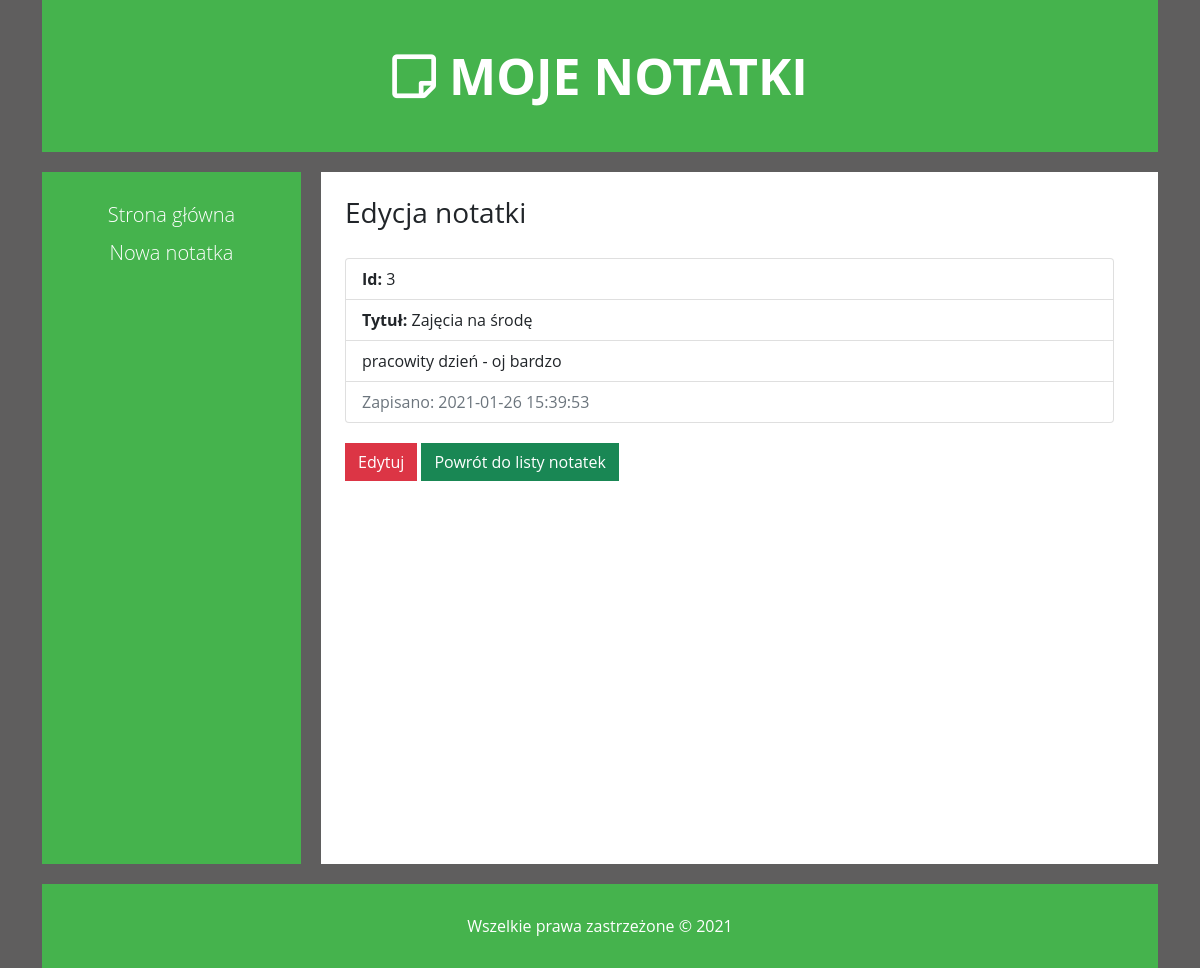
The page /?action=show&id=3 on the database its author committed.
### tables this page shows
CREATE TABLE `notes` (
  `id` int(11) NOT NULL,
  `title` varchar(150) NOT NULL,
  `description` text NOT NULL,
  `created` datetime NOT NULL
);

### src/View.php (called while the page is built, shortened)
<?php
class View
{
    public function render(string $page, array $params = []): void
    {
        $params = $this->escape($params);
        require_once("templates/layout.php");
    }
    private function escape(array $params): array
    {
        $clearParams = [];
        foreach ($params as $key => $param) {
            switch (true) {
                case is_array($param):
                    $clearParams[$key] = $this->escape($param);
                    break;
                case $param:
                    $clearParams[$key] = htmlentities($param);
                    break;
            }
        }
    return $clearParams;
    }
}

### src/Controller/NoteController.php (called while the page is built, shortened)
<?php
class NoteController extends AbstractController
{
    public function showAction(): void
    {
        $this->view->render(
        'show',
        ['note' => $this->getNote()]
        );
    }
    final private function getNote(): array
    {
        $noteId = (int) $this->request->getParam('id');
        return $this->noteModel->get($noteId);
    }
}

### src/Controller/AbstractController.php (called while the page is built, shortened)
<?php
abstract class AbstractController
{
    protected Request $request;
    protected View $view;
    public function __construct(Request $request)
    {
        $this->request = $request;
        $this->view = new View();
    }
    final public function run(): void
    {
        try {
            $action = $this->action() . 'Action';
            $this->$action();
        } catch (StorageException $e) {
            $this->view->render('error', ['message' => $e->getMessage()]);
        } catch (NotFoundException $e) {
            $this->redirect('index.php', ['error' => 'noteNotFound']);
        }
    }
    final private function action(): string
    {
        return $this->request->getParam('action', self::DEFAULT_ACTION);
    }
}

### index.php (called while the page is built, shortened)
<?php
$request = new Request($_GET, $_POST, $_SERVER);
try {
    (new NoteController($request))->run();
} catch (ConfigurationException $e) {
    echo '<h1>Wystąpił błąd w aplikacji</h1>';
    echo 'Problem z applikacją, proszę spróbować za chwilę.';
} catch (AppException $e) {
    echo '<h1>Wystąpił błąd w aplikacji</h1>';
    echo '<h3>' . $e->getMessage() . '</h3>';
} catch (\Throwable $e) {
    echo '<h1>Wystąpił błąd w aplikacji</h1>';
    dump($e);
}

### src/Model/AbstractModel.php (called while the page is built, shortened)
<?php
abstract class AbstractModel
{
    private function createConnection(array $config): void
    {
        $dsn = "mysql:dbname={$config['database']};host={$config['host']}";
        $this->conn = new PDO(
            $dsn,
            $config['user'],
            $config['password'],
            [
                PDO::ATTR_ERRMODE => PDO::ERRMODE_EXCEPTION
            ]
        );
    }
}

### src/Model/NoteModel.php (called while the page is built, shortened)
<?php
class NoteModel extends AbstractModel implements ModelInterface
{
    public function get(int $id): array
    {
        try {
            $query = "SELECT * FROM notes WHERE id = $id";
            $result = $this->conn->query($query);
            $note = $result->fetch(PDO::FETCH_ASSOC);
        } catch (Throwable $e) {
            throw new StorageException('Nie udało się pobrać notatki', 400, $e);
        }
        return $note;
    }
}

### templates/pages/show.php (the view)
<div class="p-4">
    <h3>Edycja notatki</h3>
    <?php $note = $params['note'] ?? null; ?>
    <?php if ($note) : ?>
    <ul class="list-group">
        <li class="list-group-item"><b>Id: </b><?php echo $note['id'] ?></li>
        <li class="list-group-item"><b>Tytuł:</b> <?php echo $note['title'] ?></li>
        <li class="list-group-item"><?php echo $note['description'] ?></li>
        <li class="list-group-item text-muted">Zapisano: <?php echo $note['created'] ?></li>
    </ul>
    <a href="?action=edit&id=<?php echo $note['id'] ?>">
        <button type="button" class="btn btn-danger">Edytuj</button>
    </a>
    <?php else : ?>
        <div class="alert alert-danger my-2" role="alert">Brak notatki do wyświetlenia</div>
    <?php endif; ?>
    <a href="index.php">
        <button type="button" class="btn btn-success">Powrót do listy notatek</button>
    </a>
</div>

### rows shown on the page
notes: id "3", title "Zajęcia na środę", description "pracowity dzień - oj bardzo", created "2021-01-26 15:39:53"
